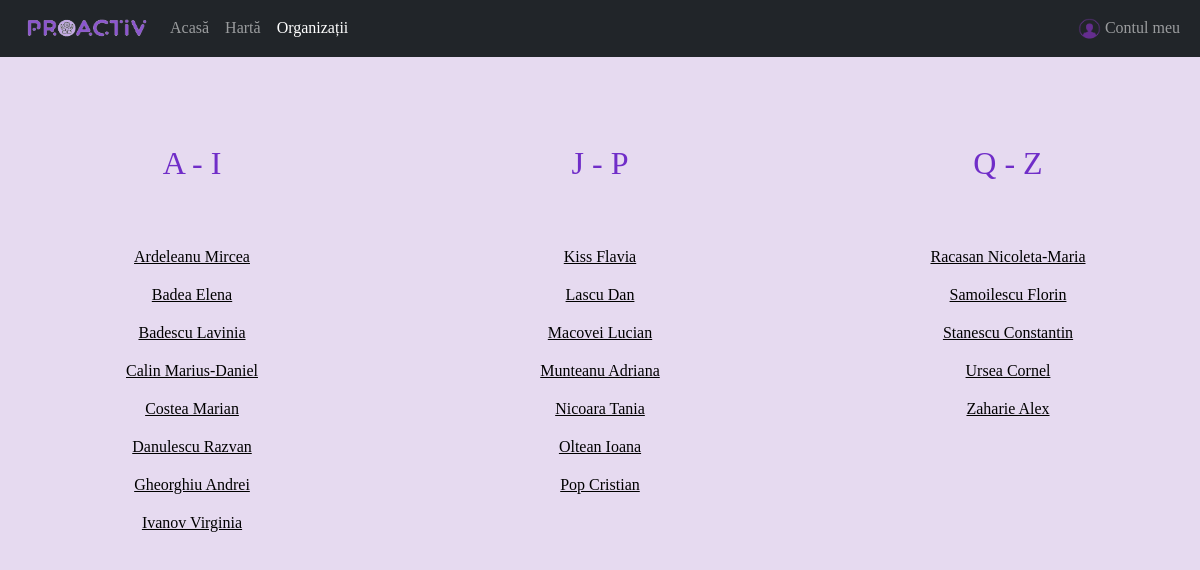
Page /voluntari.php (signed in) on the committed database.
### tables this page shows
CREATE TABLE `voluntar` (
  `idVoluntar` int(11) NOT NULL,
  `nume` varchar(20) NOT NULL,
  `prenume` varchar(20) NOT NULL,
  `dataN` varchar(15) NOT NULL,
  `judet` varchar(15) NOT NULL,
  `oras` varchar(15) NOT NULL,
  `email` varchar(30) NOT NULL,
  `parola` varchar(255) NOT NULL
);

### voluntari.php (the view, shortened to what this page needs)
<!doctype html>
<html lang="en">
  <head>
<link href="assets/dist/css/bootstrap.min.css" rel="stylesheet">
</head>
<body>
<header>
  <nav class="navbar navbar-expand-md navbar-dark fixed-top bg-dark">
    <div class="container-fluid">
      <img src="./assets/imagini\proactiv.png" width="150px" height="40px" class="d-inline-block align-top" alt="">
      <div class="collapse navbar-collapse" id="navbarCollapse">
        <ul class="navbar-nav me-auto mb-2 mb-md-0">
          <li class="nav-item">
            <a class="nav-link" href="acasa.php">Acasă</a>
          </li>
          <li class="nav-item">
            <?php
            if($_SESSION["tip"]=="voluntar")
                echo "<a class=\"nav-link\" href=\"harta.php\">Hartă</a>";
            else echo "<a class=\"nav-link\" href=\"actiunenoua.php\">Acțiune nouă</a>";
            ?>
          </li>
          <li class="nav-item">
            <?php
            if($_SESSION["tip"]=="voluntar")
                echo "<a class=\"nav-link active\" aria-current=\"page\" href=\"#\">Organizații</a>";
            else echo "<a class=\"nav-link active\" aria-current=\"page\" href=\"#\">Voluntari</a>";
            ?>
          </li>
          </ul>
          <ul class="nav navbar-nav navbar-right">
            <li class="nav-item">
              <a class="nav-link" href="contulmeu.php"><img src="./assets/imagini\myacc.png" width="23px" height="23px"/>  Contul meu</a>
            </li>
          </ul>
      </div>
    </div>
  </nav>
</header>
<main>
<br><br><br><br><br><br>
<div class="row">
    <div class="col-4 col-md-4" align="center">
        <h2 style="color:#702DC8;">A - I</h2>
    </div>
    <div class="col" align="center">
        <h2 style="color:#702DC8;">J - P</h2>
    </div>
    <div class="col" align="center">
        <h2 style="color:#702DC8;">Q - Z</h2>
    </div>
</div>
<br><br>
<?php
require_once "config.php";
?>
<div class="row">
<div class="col-4 col-md-4" align="center">
    <?php
    $sql = "SELECT idVoluntar, nume, prenume, dataN, judet, oras, email FROM voluntar ORDER BY nume";
    $result = mysqli_query($link, $sql);
    $resultCheck = mysqli_num_rows($result);
    if ($resultCheck > 0){
    while ($row = mysqli_fetch_assoc($result)) {
      $string=ucwords($row["nume"]." ".$row["prenume"]);
      if(($string[0]>="A" && $string[0]<="I")||($string[0]>="0" && $string[0]<="9")){
      ?>
      <button type="submit" class="btn btn-link" data-bs-toggle="modal" data-bs-target="#ModalForm<?php echo $row["idVoluntar"];?>"><?php echo $string;?></button>
          <br>
          <?php
        }
      }
    }
    ?>
</div>
<div class="col-4 col-md-4" align="center">
    <?php
    $sql = "SELECT idVoluntar, nume, prenume, dataN, judet, oras, email FROM voluntar ORDER BY nume";
    $result = mysqli_query($link, $sql);
    $resultCheck = mysqli_num_rows($result);
    if ($resultCheck > 0){
    while ($row = mysqli_fetch_assoc($result)) {
      $string=ucwords($row["nume"]." ".$row["prenume"]);
      if($string[0]>="J" && $string[0]<="P"){
      ?>
      <button type="submit" class="btn btn-link" data-bs-toggle="modal" data-bs-target="#ModalForm<?php echo $row["idVoluntar"];?>"><?php echo $string;?></button>
          <br>
          <?php
        }
      }
    }
    ?>
</div>
<div class="col-4 col-md-4" align="center">
    <?php
    $sql = "SELECT idVoluntar, nume, prenume, dataN, judet, oras, email FROM voluntar ORDER BY nume";
    $result = mysqli_query($link, $sql);
    $resultCheck = mysqli_num_rows($result);
    if ($resultCheck > 0){
    while ($row = mysqli_fetch_assoc($result)) {
      $string=ucwords($row["nume"]." ".$row["prenume"]);
      if($string[0]>="Q" && $string[0]<="Z"){
      ?>
      <button type="submit" class="btn btn-link" data-bs-toggle="modal" data-bs-target="#ModalForm<?php echo $row["idVoluntar"];?>"><?php echo $string;?></button>
          <br>
          <?php
        }
      }
    }
    ?>
</div>
</main>
  </body>
</html>

### voluntari.php (style rules this page uses)
html, body { font-family: Ubuntu-Regular; overflow-x: hidden; background-color: #E6DAF0; }

### rows in the picture
voluntar: string "Ardeleanu Mircea"
voluntar: string "Badea Elena"
voluntar: string "Badescu Lavinia"
voluntar: string "Calin Marius-Daniel"
voluntar: string "Costea Marian"
voluntar: string "Danulescu Razvan"
voluntar: string "Gheorghiu Andrei"
voluntar: string "Ivanov Virginia"
voluntar: string "Kiss Flavia"
voluntar: string "Lascu Dan"
voluntar: string "Macovei Lucian"
voluntar: string "Munteanu Adriana"
voluntar: string "Nicoara Tania"
voluntar: string "Oltean Ioana"
voluntar: string "Pop Cristian"
voluntar: string "Racasan Nicoleta-Maria"
voluntar: string "Samoilescu Florin"
voluntar: string "Stanescu Constantin"
voluntar: string "Ursea Cornel"
voluntar: string "Zaharie Alex"
